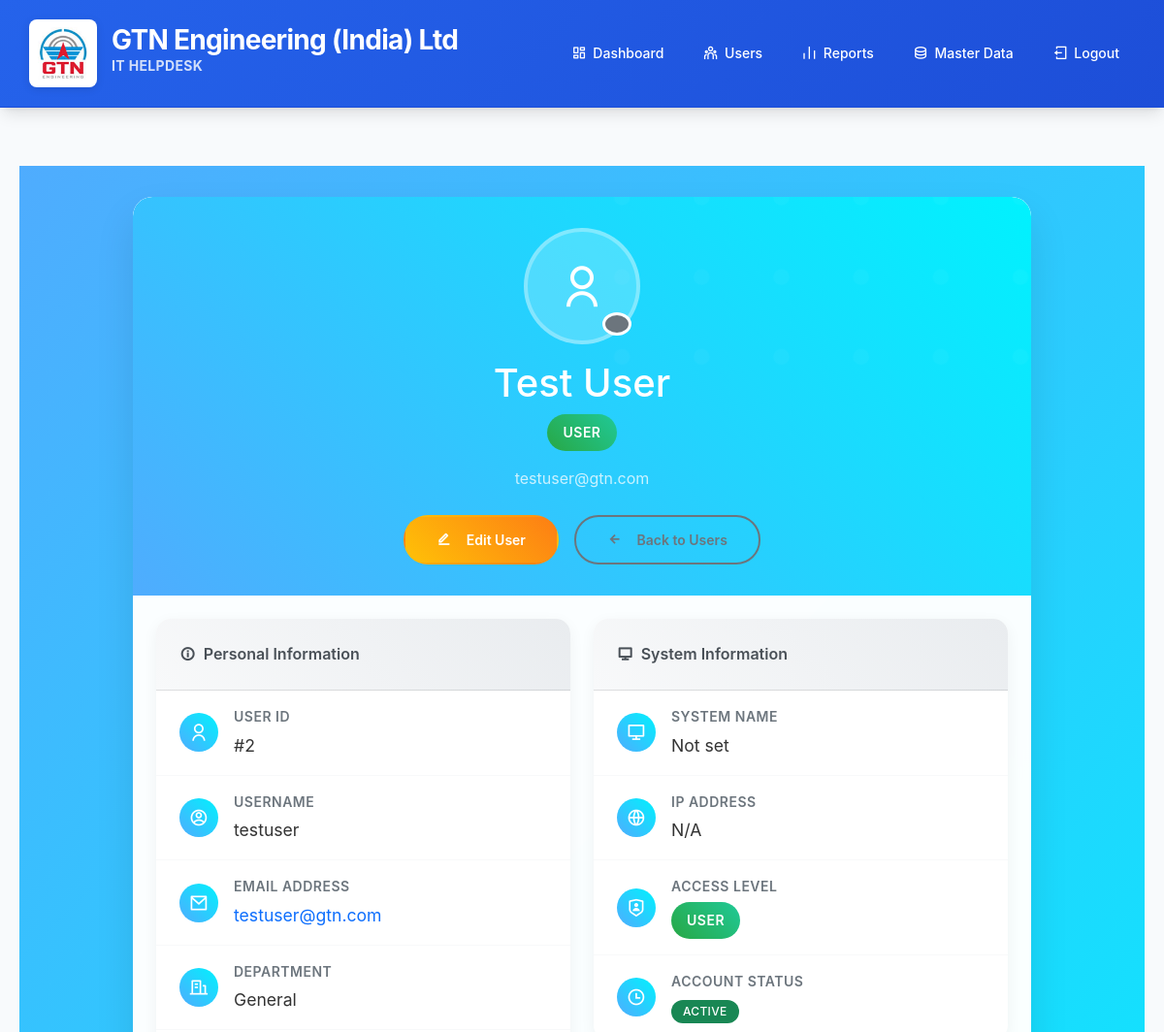
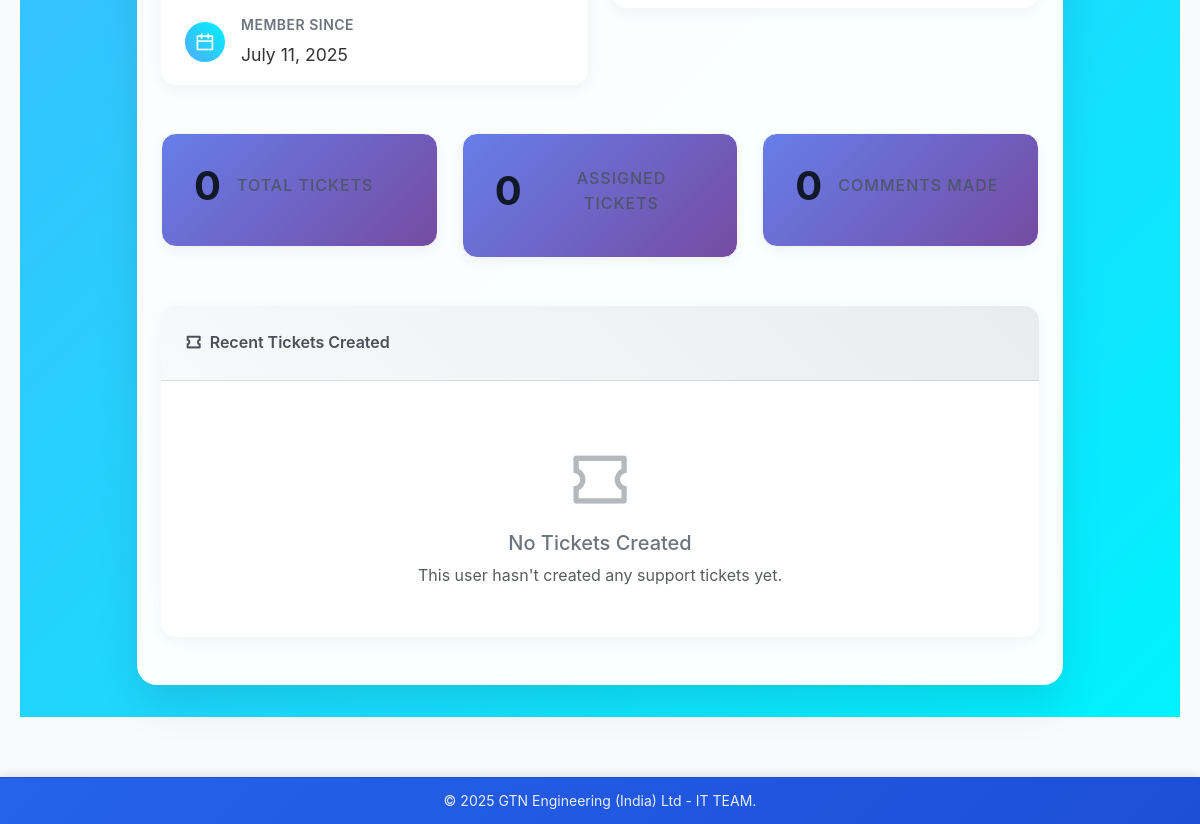
The app's page /view-user/2 (signed in) with its own data (2 pictures, top to bottom).
### models.py (models this page shows, shortened)
class User(db.Model):
    __tablename__ = 'users'
    id = db.Column(db.Integer, primary_key=True)
    username = db.Column(db.String(80), unique=True, nullable=False)
    email = db.Column(db.String(120), unique=True, nullable=False)
    password_hash = db.Column(db.String(256), nullable=False)
    first_name = db.Column(db.String(50), nullable=False)
    last_name = db.Column(db.String(50), nullable=False)
    department = db.Column(db.String(100), nullable=True)
    specialization = db.Column(db.String(50), nullable=True)  # Hardware, Software
    role = db.Column(db.String(50), nullable=False, default='user')  # user, super_admin
    ip_address = db.Column(db.String(45), nullable=True)  # IPv4/IPv6
    system_name = db.Column(db.String(100), nullable=True)
    profile_image = db.Column(db.String(200), nullable=True)
    created_at = db.Column(db.DateTime, default=datetime.utcnow)
    tickets = db.relationship('Ticket', backref='user', lazy=True, foreign_keys='Ticket.user_id')
    assigned_tickets = db.relationship('Ticket', backref='assignee', lazy=True, foreign_keys='Ticket.assigned_to')
    assignments_made = db.relationship('Ticket', backref='assigner', lazy=True, foreign_keys='Ticket.assigned_by')
    @property
    def full_name(self):
        return f"{self.first_name} {self.last_name}"
    @property
    def is_super_admin(self):
        return self.role == 'super_admin'

### routes.py (the view)
    def decorated_function(*args, **kwargs):
        if not is_logged_in():
            flash('Please log in to access this page.', 'warning')
            return redirect(url_for('common_login'))
        user = get_current_user()
        if not user or not user.is_super_admin:
            flash('Super Admin access required.', 'error')
            return redirect(url_for('index'))
        return f(*args, **kwargs)

### templates/view_user.html (shortened to what this page needs)
{% extends "base.html" %}
{% block content %}
<div class="user-view-container">
    <div class="container">
        <div class="row justify-content-center">
            <div class="col-12 col-xl-10">
                <div class="view-user-card animate-slide-in">
                    <div class="user-profile-header">
                        <div class="text-center">
                            <div class="profile-avatar">
                                <i class="ri-user-line"></i>
                                <div class="status-badge status-{{ 'online' if user.ip_address else 'offline' }}"></div>
                            </div>
                            <h1 class="mb-2">{{ user.full_name }}</h1>
                            <div class="role-badge role-{{ user.role.replace('_', '-') }}">
                                {{ 'Super Admin' if user.role == 'super_admin' else 'User' }}
                            </div>
                            <p class="mt-3 mb-0 opacity-75">{{ user.email }}</p>
                        </div>
                        <div class="d-flex justify-content-center gap-3 mt-4">
                            <a href="{{ url_for('edit_user', user_id=user.id) }}" class="btn btn-action btn-edit">
                                <i class="ri-edit-line me-2"></i> Edit User
                            </a>
                            <a href="{{ url_for('manage_users') }}" class="btn btn-action btn-back">
                                <i class="ri-arrow-left-line me-2"></i> Back to Users
                            </a>
                        </div>
                    </div>
                    <div class="p-4">
                        <div class="row">
                            <div class="col-lg-6">
                                <div class="info-card">
                                    <div class="card-header-custom">
                                        <i class="ri-information-line me-2"></i>Personal Information
                                    </div>
                                    <div class="card-body p-0">
                                        <div class="info-row">
                                            <div class="info-icon">
                                                <i class="ri-user-line"></i>
                                            </div>
                                            <div class="flex-grow-1">
                                                <div class="info-label">User ID</div>
                                                <div class="info-value">#{{ user.id }}</div>
                                            </div>
                                        </div>
                                        <div class="info-row">
                                            <div class="info-icon">
                                                <i class="ri-account-circle-line"></i>
                                            </div>
                                            <div class="flex-grow-1">
                                                <div class="info-label">Username</div>
                                                <div class="info-value">{{ user.username }}</div>
                                            </div>
                                        </div>
                                        <div class="info-row">
                                            <div class="info-icon">
                                                <i class="ri-mail-line"></i>
                                            </div>
                                            <div class="flex-grow-1">
                                                <div class="info-label">Email Address</div>
                                                <div class="info-value">
                                                    <a href="mailto:{{ user.email }}" class="text-decoration-none">{{ user.email }}</a>
                                                </div>
                                            </div>
                                        </div>
                                        <div class="info-row">
                                            <div class="info-icon">
                                                <i class="ri-building-line"></i>
                                            </div>
                                            <div class="flex-grow-1">
                                                <div class="info-label">Department</div>
                                                <div class="info-value">{{ user.department or 'Not specified' }}</div>
                                            </div>
                                        </div>
                                        <div class="info-row">
                                            <div class="info-icon">
                                                <i class="ri-calendar-line"></i>
                                            </div>
                                            <div class="flex-grow-1">
                                                <div class="info-label">Member Since</div>
                                                <div class="info-value">{{ user.created_at.strftime('%B %d, %Y') if user.created_at else 'N/A' }}</div>
                                            </div>
                                        </div>
                                    </div>
                                </div>
                            </div>
                            <div class="col-lg-6">
                                <div class="info-card">
                                    <div class="card-header-custom">
                                        <i class="ri-computer-line me-2"></i>System Information
                                    </div>
                                    <div class="card-body p-0">
                                        <div class="info-row">
                                            <div class="info-icon">
                                                <i class="ri-computer-line"></i>
                                            </div>
                                            <div class="flex-grow-1">
                                                <div class="info-label">System Name</div>
                                                <div class="info-value">{{ user.system_name or 'Not set' }}</div>
                                            </div>
                                        </div>
                                        <div class="info-row">
                                            <div class="info-icon">
                                                <i class="ri-global-line"></i>
                                            </div>
                                            <div class="flex-grow-1">
                                                <div class="info-label">IP Address</div>
                                                <div class="info-value">{{ user.ip_address or 'N/A' }}</div>
                                            </div>
                                        </div>
                                        <div class="info-row">
                                            <div class="info-icon">
                                                <i class="ri-shield-user-line"></i>
                                            </div>
                                            <div class="flex-grow-1">
                                                <div class="info-label">Access Level</div>
                                                <div class="info-value">
                                                    <span class="role-badge role-{{ user.role.replace('_', '-') }}">
                                                        {{ 'Super Admin' if user.role == 'super_admin' else 'User' }}
                                                    </span>
                                                </div>
                                            </div>
                                        </div>
                                        <div class="info-row">
                                            <div class="info-icon">
                                                <i class="ri-time-line"></i>
                                            </div>
                                            <div class="flex-grow-1">
                                                <div class="info-label">Account Status</div>
                                                <div class="info-value">
                                                    <span class="badge bg-success">Active</span>
                                                </div>
                                            </div>
                                        </div>
                                    </div>
                                </div>
                            </div>
                        </div>
                        <div class="row mt-4">
                            <div class="col-md-4">
                                <div class="stats-card">
                                    <div class="stats-number">{{ user.tickets|length }}</div>
                                    <div class="stats-label">Total Tickets</div>
                                </div>
                            </div>
                            <div class="col-md-4">
                                <div class="stats-card">
                                    <div class="stats-number">{{ user.assigned_tickets|length }}</div>
                                    <div class="stats-label">Assigned Tickets</div>
                                </div>
                            </div>
                            <div class="col-md-4">
                                <div class="stats-card">
                                    <div class="stats-number">{{ user.comments|length }}</div>
                                    <div class="stats-label">Comments Made</div>
                                </div>
                            </div>
                        </div>
                        <div class="row mt-4">
                            <div class="col-12">
                                <div class="info-card">
                                    <div class="card-header-custom">
                                        <i class="ri-ticket-line me-2"></i>Recent Tickets Created
                                    </div>
                                    <div class="card-body p-0">
                                        {% if user.tickets %}
                                            {% for ticket in user.tickets[:5] %}
                                            <div class="ticket-item">
                                                <div class="ticket-id">#{{ ticket.id }}</div>
                                                <div class="flex-grow-1">
                                                    <div class="fw-bold mb-1">{{ ticket.title }}</div>
                                                    <div class="d-flex align-items-center gap-2">
                                                        <span class="priority-badge priority-{{ ticket.priority.lower() }}">
                                                            {{ ticket.priority }}
                                                        </span>
                                                        <small class="text-muted">
                                                            {{ ticket.created_at.strftime('%b %d, %Y') if ticket.created_at else 'N/A' }}
                                                        </small>
                                                    </div>
                                                </div>
                                                <div>
                                                    <span class="badge bg-{{ 'success' if ticket.status == 'Resolved' else 'primary' if ticket.status == 'In Progress' else 'secondary' }}">
                                                        {{ ticket.status }}
                                                    </span>
                                                </div>
                                            </div>
                                            {% endfor %}
                                        {% else %}
                                            <div class="no-tickets">
                                                <i class="ri-ticket-line"></i>
                                                <h5>No Tickets Created</h5>
                                                <p class="text-muted mb-0">This user hasn't created any support tickets yet.</p>
                                            </div>
                                        {% endif %}
                                    </div>
                                </div>
                            </div>
                        </div>
                    </div>
                </div>
            </div>
        </div>
    </div>
</div>
{% endblock %}

### records on screen
User: full_name "Test User", role "USER", email "testuser@gtn.com", id "2", username "testuser", department "General", created_at "July 11, 2025", system_name "Not set", ip_address "N/A"

### other values on screen
{{ user.tickets|length }} "0"
{{ user.assigned_tickets|length }} "0"
{{ user.comments|length }} "0"
